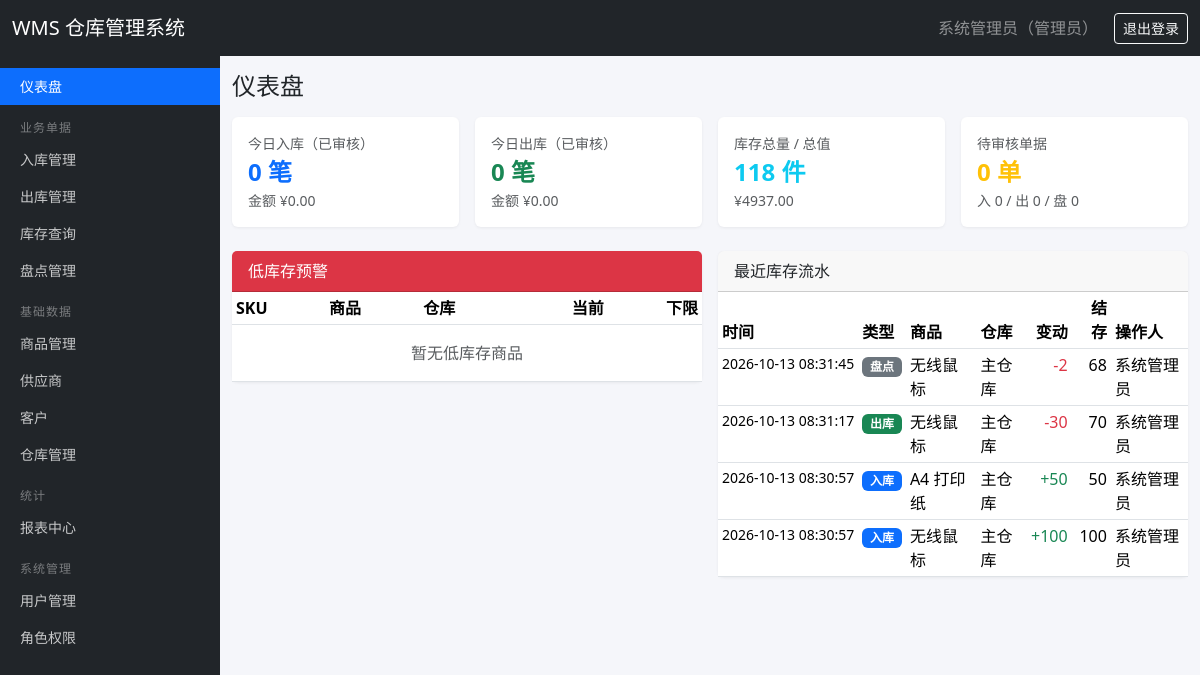
The page / (signed in) on the database its author committed.
### tables this page shows
CREATE TABLE users (
    id INTEGER PRIMARY KEY AUTOINCREMENT,
    username TEXT UNIQUE NOT NULL,
    password_hash TEXT NOT NULL,
    real_name TEXT DEFAULT '',
    email TEXT DEFAULT '',
    phone TEXT DEFAULT '',
    is_active INTEGER DEFAULT 1,
    created_at TEXT DEFAULT (datetime('now', 'localtime'))
);

CREATE TABLE roles (
    id INTEGER PRIMARY KEY AUTOINCREMENT,
    name TEXT UNIQUE NOT NULL,
    description TEXT DEFAULT '',
    created_at TEXT DEFAULT (datetime('now', 'localtime'))
);

CREATE TABLE stock_log (
    id INTEGER PRIMARY KEY AUTOINCREMENT,
    biz_type TEXT NOT NULL,
    biz_id INTEGER,
    product_id INTEGER NOT NULL,
    warehouse_id INTEGER NOT NULL,
    quantity_change INTEGER NOT NULL,
    balance_after INTEGER NOT NULL,
    operator_id INTEGER,
    created_at TEXT DEFAULT (datetime('now', 'localtime'))
);

CREATE TABLE products (
    id INTEGER PRIMARY KEY AUTOINCREMENT,
    sku TEXT UNIQUE NOT NULL,
    name TEXT NOT NULL,
    category_id INTEGER REFERENCES categories(id),
    spec TEXT DEFAULT '',
    unit TEXT DEFAULT '个',
    price REAL DEFAULT 0,
    warning_low INTEGER DEFAULT 0,
    warning_high INTEGER DEFAULT 999999
);

CREATE TABLE warehouses (
    id INTEGER PRIMARY KEY AUTOINCREMENT,
    name TEXT NOT NULL,
    location TEXT DEFAULT '',
    remark TEXT DEFAULT ''
);

### routes/dashboard.py (the view)
@bp.route('/')
@login_required
def index():
    db = get_db()
    today = datetime.now().strftime('%Y-%m-%d')
    in_today = db.execute(
        """SELECT COUNT(*) AS c, COALESCE(SUM(total_amount), 0) AS s FROM stock_in
           WHERE status = 'approved' AND date(created_at) = ?""", (today,)).fetchone()
    out_today = db.execute(
        """SELECT COUNT(*) AS c, COALESCE(SUM(total_amount), 0) AS s FROM stock_out
           WHERE status = 'approved' AND date(created_at) = ?""", (today,)).fetchone()
    inv = db.execute(
        """SELECT COALESCE(SUM(i.quantity * p.price), 0) AS v, COALESCE(SUM(i.quantity), 0) AS q
           FROM inventory i JOIN products p ON p.id = i.product_id""").fetchone()
    pending_in = db.execute("SELECT COUNT(*) AS c FROM stock_in WHERE status = 'pending'").fetchone()['c']
    pending_out = db.execute("SELECT COUNT(*) AS c FROM stock_out WHERE status = 'pending'").fetchone()['c']
    pending_check = db.execute("SELECT COUNT(*) AS c FROM stock_check WHERE status = 'pending'").fetchone()['c']
    low_stock = db.execute(
        """SELECT p.sku, p.name, p.unit, p.warning_low, i.quantity, w.name AS warehouse_name
           FROM inventory i
           JOIN products p ON p.id = i.product_id
           JOIN warehouses w ON w.id = i.warehouse_id
           WHERE i.quantity < p.warning_low
           ORDER BY (p.warning_low - i.quantity) DESC LIMIT 10""").fetchall()
    high_stock = db.execute(
        """SELECT p.sku, p.name, p.unit, p.warning_high, i.quantity, w.name AS warehouse_name
           FROM inventory i
           JOIN products p ON p.id = i.product_id
           JOIN warehouses w ON w.id = i.warehouse_id
           WHERE i.quantity > p.warning_high
           ORDER BY (i.quantity - p.warning_high) DESC LIMIT 5""").fetchall()
    recent_logs = db.execute(
        """SELECT l.*, p.name AS product_name, w.name AS warehouse_name, COALESCE(NULLIF(u.real_name, ''), u.username) AS operator_name
           FROM stock_log l
           JOIN products p ON p.id = l.product_id
           JOIN warehouses w ON w.id = l.warehouse_id
           LEFT JOIN users u ON u.id = l.operator_id
           ORDER BY l.id DESC LIMIT 8""").fetchall()
    return render_template('dashboard.html', in_today=in_today, out_today=out_today, inv=inv,
                           pending_in=pending_in, pending_out=pending_out,
                           pending_check=pending_check, low_stock=low_stock,
                           high_stock=high_stock, recent_logs=recent_logs)

### auth.py (called while the page is built)
def load_user_permissions(user_id):
    rows = get_db().execute(
        '''SELECT DISTINCT p.code FROM permissions p
           JOIN role_permissions rp ON rp.permission_id = p.id
           JOIN user_roles ur ON ur.role_id = rp.role_id
           WHERE ur.user_id = ?''', (user_id,)).fetchall()
    return {r['code'] for r in rows}

@login_manager.user_loader
def load_user(user_id):
    row = get_db().execute('SELECT * FROM users WHERE id = ?', (user_id,)).fetchone()
    if row is None or not row['is_active']:
        return None
    return User(row, load_user_permissions(row['id']))

    @property
    def is_active(self):
        return self._active

    def has_perm(self, code):
        return code in self.permissions

    def role_names(self):
        rows = get_db().execute(
            '''SELECT r.name FROM roles r
               JOIN user_roles ur ON ur.role_id = r.id
               WHERE ur.user_id = ?''', (self.id,)).fetchall()
        return '、'.join(r['name'] for r in rows) or '未分配角色'

### db.py (called while the page is built)
def get_db():
    if 'db' not in g:
        g.db = sqlite3.connect(current_app.config['DATABASE'])
        g.db.row_factory = sqlite3.Row
        g.db.execute('PRAGMA foreign_keys = ON')
    return g.db

### templates/dashboard.html (shortened to what this page needs)
{% extends 'base.html' %}
{% block content %}
<h4 class="mb-3">仪表盘</h4>
<div class="row g-3 mb-4">
  <div class="col-md-3">
    <div class="card stat-card border-primary">
      <div class="card-body">
        <div class="text-muted small">今日入库（已审核）</div>
        <div class="fs-4 fw-bold text-primary">{{ in_today['c'] }} 笔</div>
        <div class="text-muted small">金额 ¥{{ '%.2f'|format(in_today['s']) }}</div>
      </div>
    </div>
  </div>
  <div class="col-md-3">
    <div class="card stat-card border-success">
      <div class="card-body">
        <div class="text-muted small">今日出库（已审核）</div>
        <div class="fs-4 fw-bold text-success">{{ out_today['c'] }} 笔</div>
        <div class="text-muted small">金额 ¥{{ '%.2f'|format(out_today['s']) }}</div>
      </div>
    </div>
  </div>
  <div class="col-md-3">
    <div class="card stat-card border-info">
      <div class="card-body">
        <div class="text-muted small">库存总量 / 总值</div>
        <div class="fs-4 fw-bold text-info">{{ inv['q'] }} 件</div>
        <div class="text-muted small">¥{{ '%.2f'|format(inv['v']) }}</div>
      </div>
    </div>
  </div>
  <div class="col-md-3">
    <div class="card stat-card border-warning">
      <div class="card-body">
        <div class="text-muted small">待审核单据</div>
        <div class="fs-4 fw-bold text-warning">{{ pending_in + pending_out + pending_check }} 单</div>
        <div class="text-muted small">入 {{ pending_in }} / 出 {{ pending_out }} / 盘 {{ pending_check }}</div>
      </div>
    </div>
  </div>
</div>
<div class="row g-3">
  <div class="col-md-6">
    <div class="card">
      <div class="card-header bg-danger text-white">低库存预警</div>
      <div class="card-body p-0">
        <table class="table table-sm table-hover mb-0">
          <thead><tr><th>SKU</th><th>商品</th><th>仓库</th><th class="text-end">当前</th><th class="text-end">下限</th></tr></thead>
          <tbody>
            {% for r in low_stock %}
            <tr>
              <td>{{ r['sku'] }}</td><td>{{ r['name'] }}</td><td>{{ r['warehouse_name'] }}</td>
              <td class="text-end text-danger fw-bold">{{ r['quantity'] }}</td>
              <td class="text-end">{{ r['warning_low'] }}</td>
            </tr>
            {% else %}
            <tr><td colspan="5" class="text-center text-muted py-3">暂无低库存商品</td></tr>
            {% endfor %}
          </tbody>
        </table>
      </div>
    </div>
  </div>
  <div class="col-md-6">
    <div class="card">
      <div class="card-header">最近库存流水</div>
      <div class="card-body p-0">
        <table class="table table-sm table-hover mb-0">
          <thead><tr><th>时间</th><th>类型</th><th>商品</th><th>仓库</th><th class="text-end">变动</th><th class="text-end">结存</th><th>操作人</th></tr></thead>
          <tbody>
            {% for l in recent_logs %}
            <tr>
              <td class="text-nowrap small">{{ l['created_at'] }}</td>
              <td>
                {% if l['biz_type'] == 'in' %}<span class="badge bg-primary">入库</span>
                {% elif l['biz_type'] == 'out' %}<span class="badge bg-success">出库</span>
                {% else %}<span class="badge bg-secondary">盘点</span>{% endif %}
              </td>
              <td>{{ l['product_name'] }}</td>
              <td>{{ l['warehouse_name'] }}</td>
              <td class="text-end {{ 'text-success' if l['quantity_change'] > 0 else 'text-danger' }}">
                {{ '+' if l['quantity_change'] > 0 }}{{ l['quantity_change'] }}
              </td>
              <td class="text-end">{{ l['balance_after'] }}</td>
              <td>{{ l['operator_name'] or '-' }}</td>
            </tr>
            {% else %}
            <tr><td colspan="7" class="text-center text-muted py-3">暂无库存流水</td></tr>
            {% endfor %}
          </tbody>
        </table>
      </div>
    </div>
  </div>
</div>
{% endblock %}

### templates/base.html (shortened to what this page needs)
<!doctype html>
<html lang="zh-CN">
<head>
  <link href="https://cdn.jsdelivr.net/npm/bootstrap@5.3.3/dist/css/bootstrap.min.css" rel="stylesheet">
  <link rel="stylesheet" href="{{ url_for('static', filename='css/style.css') }}">
</head>
<body>
<nav class="navbar navbar-dark bg-dark fixed-top">
  <div class="container-fluid">
    <a class="navbar-brand" href="{{ url_for('dashboard.index') }}">WMS 仓库管理系统</a>
    <div class="d-flex align-items-center text-white-50">
      {% if current_user.is_authenticated %}
        <span class="me-3">{{ current_user.real_name or current_user.username }}（{{ current_user.role_names() }}）</span>
        <a class="btn btn-sm btn-outline-light" href="{{ url_for('auth.logout') }}">退出登录</a>
      {% else %}
        <a class="btn btn-sm btn-outline-light" href="{{ url_for('auth.login') }}">登录</a>
      {% endif %}
    </div>
  </div>
</nav>
{% if current_user.is_authenticated %}
<nav class="sidebar">
  <ul class="nav flex-column">
    <li class="nav-item">
      <a class="nav-link {{ 'active' if request.blueprint == 'dashboard' }}" href="{{ url_for('dashboard.index') }}">仪表盘</a>
    </li>
    {% if current_user.has_perm('stock_in:view') or current_user.has_perm('stock_out:view') or current_user.has_perm('inventory:view') or current_user.has_perm('stock_check:view') %}
    <li class="menu-header">业务单据</li>
      {% if current_user.has_perm('stock_in:view') %}
      <li class="nav-item"><a class="nav-link {{ 'active' if request.blueprint == 'stock_in' }}" href="{{ url_for('stock_in.index') }}">入库管理</a></li>
      {% endif %}
      {% if current_user.has_perm('stock_out:view') %}
      <li class="nav-item"><a class="nav-link {{ 'active' if request.blueprint == 'stock_out' }}" href="{{ url_for('stock_out.index') }}">出库管理</a></li>
      {% endif %}
      {% if current_user.has_perm('inventory:view') %}
      <li class="nav-item"><a class="nav-link {{ 'active' if request.blueprint == 'inventory' }}" href="{{ url_for('inventory.index') }}">库存查询</a></li>
      {% endif %}
      {% if current_user.has_perm('stock_check:view') %}
      <li class="nav-item"><a class="nav-link {{ 'active' if request.blueprint == 'stock_check' }}" href="{{ url_for('stock_check.index') }}">盘点管理</a></li>
      {% endif %}
    {% endif %}
    {% if current_user.has_perm('product:view') or current_user.has_perm('supplier:view') or current_user.has_perm('customer:view') or current_user.has_perm('warehouse:view') %}
    <li class="menu-header">基础数据</li>
      {% if current_user.has_perm('product:view') %}
      <li class="nav-item"><a class="nav-link {{ 'active' if request.blueprint == 'product' }}" href="{{ url_for('product.index') }}">商品管理</a></li>
      {% endif %}
      {% if current_user.has_perm('supplier:view') %}
      <li class="nav-item"><a class="nav-link {{ 'active' if request.blueprint == 'supplier' }}" href="{{ url_for('supplier.index') }}">供应商</a></li>
      {% endif %}
      {% if current_user.has_perm('customer:view') %}
      <li class="nav-item"><a class="nav-link {{ 'active' if request.blueprint == 'customer' }}" href="{{ url_for('customer.index') }}">客户</a></li>
      {% endif %}
      {% if current_user.has_perm('warehouse:view') %}
      <li class="nav-item"><a class="nav-link {{ 'active' if request.blueprint == 'warehouse' }}" href="{{ url_for('warehouse.index') }}">仓库管理</a></li>
      {% endif %}
    {% endif %}
    {% if current_user.has_perm('report:view') %}
    <li class="menu-header">统计</li>
    <li class="nav-item"><a class="nav-link {{ 'active' if request.blueprint == 'report' }}" href="{{ url_for('report.index') }}">报表中心</a></li>
    {% endif %}
    {% if current_user.has_perm('user:view') or current_user.has_perm('role:view') %}
    <li class="menu-header">系统管理</li>
      {% if current_user.has_perm('user:view') %}
      <li class="nav-item"><a class="nav-link {{ 'active' if request.blueprint == 'user' }}" href="{{ url_for('user.index') }}">用户管理</a></li>
      {% endif %}
      {% if current_user.has_perm('role:view') %}
      <li class="nav-item"><a class="nav-link {{ 'active' if request.blueprint == 'role' }}" href="{{ url_for('role.index') }}">角色权限</a></li>
      {% endif %}
    {% endif %}
  </ul>
</nav>
{% endif %}
<main class="{{ 'with-sidebar' if current_user.is_authenticated else 'no-sidebar' }}">
  <div class="container-fluid py-3">
    {% block content %}{% endblock %}
  </div>
</main>
</body>
</html>

### static/css/style.css (style rules this page uses)
body { padding-top: 56px; background-color: #f5f6fa; }
.sidebar { position: fixed; top: 56px; left: 0; bottom: 0; width: 220px; background: #212529; overflow-y: auto; padding: 12px 0; z-index: 1000; }
.sidebar .nav-link { color: rgba(255, 255, 255, 0.75); padding: 8px 20px; font-size: 14px; }
.sidebar .nav-link.active { color: #fff; background: #0d6efd; }
.sidebar .menu-header { color: rgba(255, 255, 255, 0.4); font-size: 12px; padding: 14px 20px 4px; text-transform: uppercase; letter-spacing: 1px; }
main.with-sidebar { margin-left: 220px; }
.stat-card { border: none; box-shadow: 0 1px 3px rgba(0, 0, 0, 0.08); }
.card { border: none; box-shadow: 0 1px 3px rgba(0, 0, 0, 0.06); }

### rows shown on the page
users: real_name "系统管理员"
roles: role_names "管理员"
stock_log: created_at "2026-10-13 08:31:45", biz_type "盘点", product_name "无线鼠标", warehouse_name "主仓库", quantity_change "-2", balance_after "68", l "系统管理员"
stock_log: created_at "2026-10-13 08:31:17", biz_type "出库", product_name "无线鼠标", warehouse_name "主仓库", quantity_change "-30", balance_after "70", l "系统管理员"
stock_log: created_at "2026-10-13 08:30:57", biz_type "入库", product_name "A4 打印纸", warehouse_name "主仓库", quantity_change "+", quantity_change "50", balance_after "50", l "系统管理员"
stock_log: created_at "2026-10-13 08:30:57", biz_type "入库", product_name "无线鼠标", warehouse_name "主仓库", quantity_change "+", quantity_change "100", balance_after "100", l "系统管理员"

### other values the page prints
{{ in_today['c'] }} "0"
{{ '%.2f'|format(in_today['s']) }} "0.00"
{{ out_today['c'] }} "0"
{{ '%.2f'|format(out_today['s']) }} "0.00"
{{ inv['q'] }} "118"
{{ '%.2f'|format(inv['v']) }} "4937.00"
{{ pending_in + pending_out + pending_check }} "0"
{{ pending_in }} "0"
{{ pending_out }} "0"
{{ pending_check }} "0"
